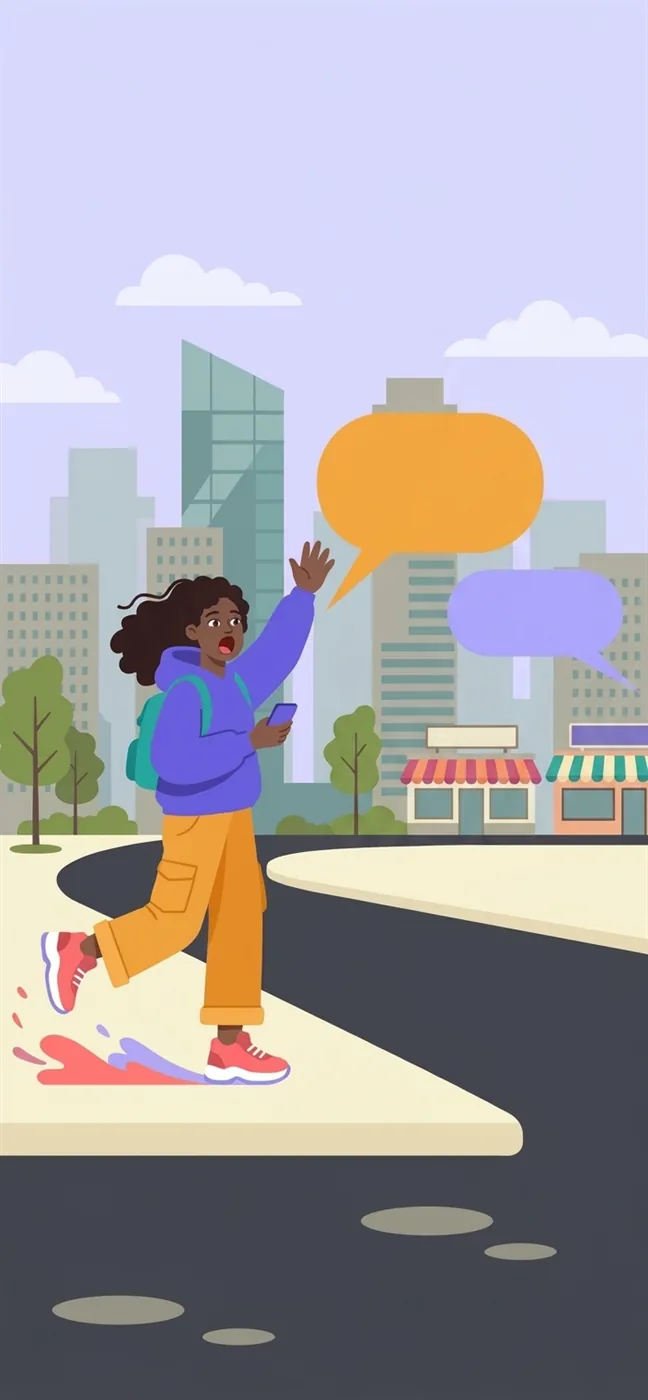
#> input picture app/assets/illustrations/splash-girl.webp, 648 x 1400 px
$ python cut_people.py
#> lines starting #> are read from the running program, lines starting #| are printed output that depends on the picture; after the words box and inside, x2 and y2 are one past the last pixel; in counts of white or black regions, pixels touching at a corner belong together
"""Cuts the app's two onboarding characters out of their backgrounds.

Reads app/assets/illustrations/splash-girl.webp and splash-boy.webp, isolates
each person with GrabCut inside a hand-drawn outline, tidies the edge, and
writes transparent PNGs to sprites/ (and a preview sheet to the path
given as argv[1], if any).

The outline only has to be roughly right (a few pixels): the sprites are drawn
at under a fifth of their size in the hero, so edge error is invisible there.

Run from kombien-landing/: python scripts/cut_people.py [preview.png]
"""
import sys
from pathlib import Path

import cv2
import numpy as np

ROOT = Path(__file__).resolve().parents[2]
SRC = ROOT / "app" / "assets" / "illustrations"
OUT = Path(__file__).resolve().parents[1] / "sprites"
OUT.mkdir(parents=True, exist_ok=True)

# Outline around each person, in source pixels (x, y).
# "keep_out" polygons are background that sits inside the outline (the gap
# between the legs, the gap under the raised arm) and is forced to background.
PEOPLE = {
    "girl": {
        "file": "splash-girl.webp",
        "outline": [
            (195, 572), (255, 585), (283, 568), (296, 538), (322, 533), (342, 552),
            (342, 588), (322, 602), (300, 660), (284, 708), (304, 712), (306, 752),
            (275, 778), (265, 820), (277, 875), (277, 930), (273, 1012), (300, 1048),
            (303, 1090), (30, 1092), (28, 1040), (36, 930), (92, 915), (150, 820),
            (120, 790), (120, 735), (128, 690), (111, 645), (112, 620), (120, 600),
            (160, 590),
        ],
        "keep_out": [
            [(128, 975), (200, 918), (203, 1034), (104, 1034), (104, 985)],     # under the back leg, between the legs
            [(100, 846), (156, 834), (150, 862), (112, 905), (92, 900)],        # asphalt above the back leg
            [(0, 900), (40, 900), (38, 1034), (0, 1034)],                       # pavement left of the back shoe
            [(40, 985), (100, 985), (104, 1034), (40, 1034)],                   # pavement between shoe and splash
            [(270, 752), (298, 752), (298, 796), (270, 796)],                   # building below the hand
            [(268, 1005), (302, 1005), (302, 1040), (280, 1040)],               # pavement right of the ankle
            [(293, 1030), (306, 1030), (306, 1096), (293, 1096)],               # pavement right of the shoe
            [(250, 586), (286, 584), (262, 626), (248, 640)],                   # gap between head and raised arm
            [(300, 668), (338, 610), (345, 680), (310, 700)],                   # sky right of the sleeve
            [(302, 702), (345, 702), (345, 795), (302, 795)],                   # building right of the phone
        ],
        # definitely her: the phone and the hand holding it
        "sure_fg": [[(270, 703), (298, 703), (298, 727), (270, 727)]],
        # her colours are all saturated, so grey and cream background tones can be stripped
        "strip_greys": True,
    },
    "boy": {
        "file": "splash-boy.webp",
        "outline": [
            (212, 570), (235, 557), (262, 565), (262, 598), (300, 620), (336, 640),
            (345, 575), (380, 568), (408, 585), (412, 640), (432, 654), (462, 662),
            (470, 700), (505, 760), (520, 820), (520, 860), (505, 862), (495, 980),
            (527, 1015), (520, 1055), (500, 1085), (455, 1088), (452, 1055),
            (437, 1002), (372, 1045), (372, 1085), (275, 1082), (275, 1060),
            (312, 1000), (312, 890), (335, 830), (327, 800), (330, 750), (342, 705),
            (247, 615),
        ],
        "keep_out": [
            [(380, 1000), (430, 1000), (410, 1040), (380, 1040)],               # below the knees, between the legs
            [(402, 892), (376, 1005), (438, 1003), (430, 962)],                 # between the legs
            [(500, 872), (526, 872), (528, 1000), (498, 985)],                  # road right of the leg
            [(412, 575), (440, 575), (440, 650), (412, 645)],                   # building beside the head
        ],
        # (polygon, value min, value max, saturation max): road and wall tones that
        # sit inside the outline but are lighter than his charcoal trousers
        "strip_regions": [
            ([(430, 858), (532, 856), (532, 1002), (440, 1002)], 64, 105, 45),
            ([(448, 788), (524, 788), (524, 864), (448, 864)], 64, 105, 45),
            ([(333, 582), (360, 582), (360, 642), (333, 642)], 90, 235, 70),
            ([(402, 568), (446, 568), (446, 660), (402, 660)], 90, 235, 70),
        ],
    },
}


def cut(name, spec):
#> called with name = 'girl'
    img = cv2.imread(str(SRC / spec["file"]), cv2.IMREAD_COLOR)
#> img is the input picture: shape (1400, 648, 3); mean B, G, R 170, 163.5, 167.1
    h, w = img.shape[:2]
#> h = 1400; w = 648

    outline = np.zeros((h, w), np.uint8)
    cv2.fillPoly(outline, [np.array(spec["outline"], np.int32)], 255)
#> outline: shape (1400, 648); 11.4% white; 1 white region, box (x1, y1, x2, y2) and area: (28, 533, 343, 1093) 103716
    probable = cv2.dilate(outline, np.ones((9, 9), np.uint8))

    mask = np.full((h, w), cv2.GC_BGD, np.uint8)
    mask[probable > 0] = cv2.GC_PR_BGD          # a thin band outside: could go either way
    mask[outline > 0] = cv2.GC_PR_FGD           # inside: probably the person
    core = cv2.erode(outline, np.ones((25, 25), np.uint8))
    mask[core > 0] = cv2.GC_FGD                 # deep inside: certainly the person
    for poly in spec["keep_out"]:
        cv2.fillPoly(mask, [np.array(poly, np.int32)], cv2.GC_BGD)
    for poly in spec.get("sure_fg", []):
        cv2.fillPoly(mask, [np.array(poly, np.int32)], cv2.GC_FGD)
#> mask: shape (1400, 648); min 0, max 3, mean 0.151

    bgd = np.zeros((1, 65), np.float64)
    fgd = np.zeros((1, 65), np.float64)
    cv2.grabCut(img, mask, None, bgd, fgd, 8, cv2.GC_INIT_WITH_MASK)
    fg = np.where((mask == cv2.GC_FGD) | (mask == cv2.GC_PR_FGD), 255, 0).astype(np.uint8)

    if spec.get("strip_greys"):
        hsv = cv2.cvtColor(img, cv2.COLOR_BGR2HSV)
#> hsv: shape (1400, 648, 3); mean H, S, V 89, 52.6, 188.8
        hue, sat, val = hsv[:, :, 0].astype(int), hsv[:, :, 1].astype(int), hsv[:, :, 2].astype(int)
#> hue: shape (1400, 648) int64; 180 distinct labels, from 0 to 179
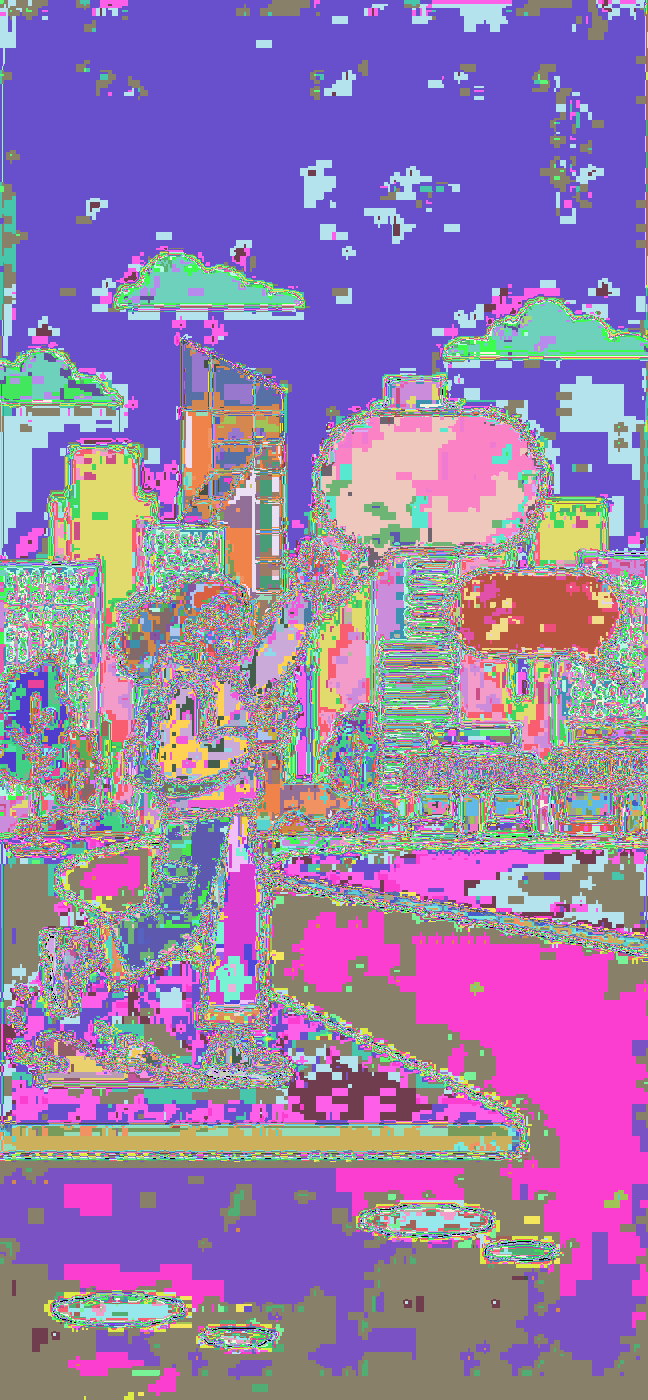
#> sat: shape (1400, 648) int64; 250 distinct labels, from 0 to 255; one colour per label, 0 black
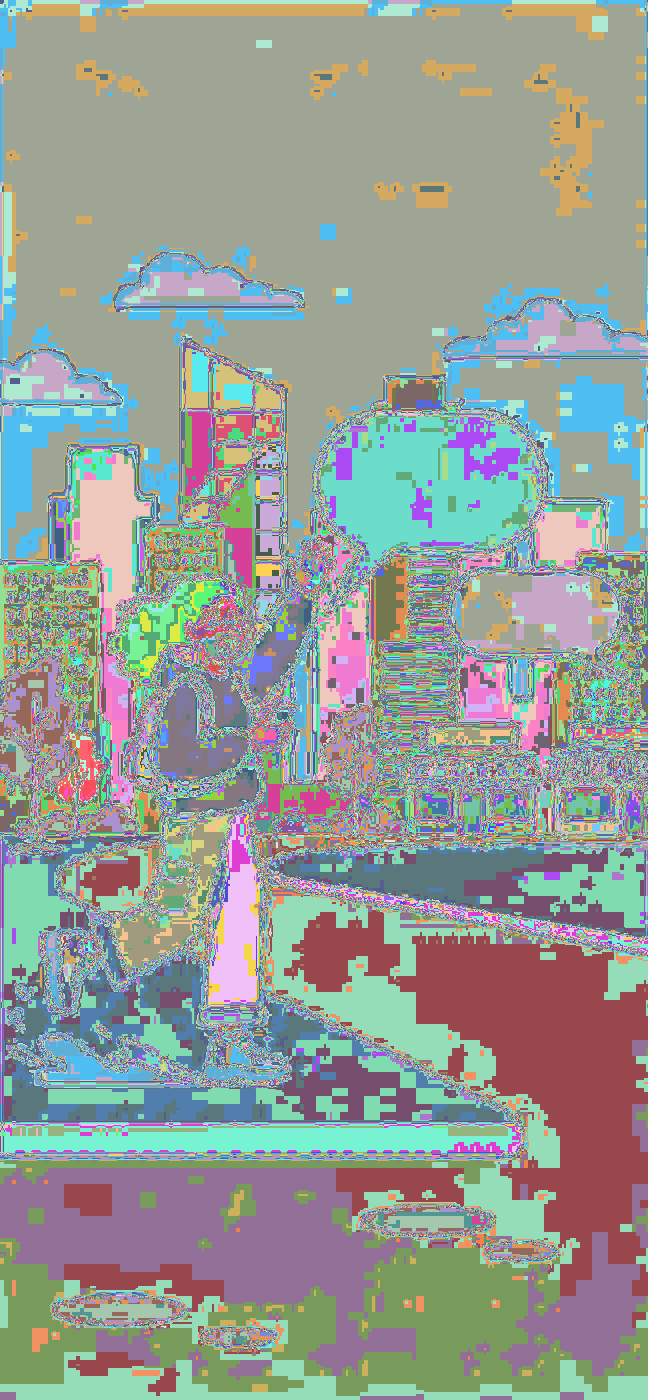
#> val: shape (1400, 648) int64; 237 distinct labels, from 19 to 255; one colour per label, 0 black
        grey = (sat < 70) & (val > 55) & (val < 222)                      # asphalt, building glass
#> grey: shape (1400, 648) bool; 40.5% white; 178 white regions (150 under 20 px), largest, box (x1, y1, x2, y2) and area: (0, 500, 648, 1400) 292314, (0, 339, 284, 835) 59023, (56, 840, 162, 919) 5464
        cream = (hue >= 15) & (hue <= 32) & (sat >= 18) & (sat <= 70) & (val > 205)  # pavement
#> cream: shape (1400, 648) bool; 11% white; 88 white regions (78 under 20 px), largest, box (x1, y1, x2, y2) and area: (0, 835, 523, 1155) 68863, (267, 845, 648, 954) 26837, (428, 728, 516, 746) 1576
        strip = (grey | cream).astype(np.uint8) * 255
#> strip: shape (1400, 648); 51.4% white; 169 black regions (144 under 20 px), largest, box (x1, y1, x2, y2) and area: (0, 0, 648, 1088) 411364, (0, 655, 138, 853) 12981, (324, 706, 381, 795) 3658
        strip = cv2.morphologyEx(strip, cv2.MORPH_OPEN, np.ones((3, 3), np.uint8))
#> strip: shape (1400, 648); 51.2% white; 101 black regions (87 under 20 px), largest, box (x1, y1, x2, y2) and area: (0, 0, 648, 1088) 412790, (0, 655, 138, 853) 13021, (544, 724, 648, 836) 6648
        for poly in spec.get("sure_fg", []):
            cv2.fillPoly(strip, [np.array(poly, np.int32)], 0)
#> strip: shape (1400, 648); 51.2% white; 101 black regions (87 under 20 px), largest, box (x1, y1, x2, y2) and area: (0, 0, 648, 1088) 412820, (0, 655, 138, 853) 13021, (544, 724, 648, 836) 6648
        fg[strip > 0] = 0

    for poly, vmin, vmax, smax in spec.get("strip_regions", []):
        hsv = cv2.cvtColor(img, cv2.COLOR_BGR2HSV)
        region = np.zeros((h, w), np.uint8)
        cv2.fillPoly(region, [np.array(poly, np.int32)], 255)
        tone = (hsv[:, :, 2] >= vmin) & (hsv[:, :, 2] <= vmax) & (hsv[:, :, 1] <= smax)
        fg[(region > 0) & tone] = 0
#> fg: shape (1400, 648); 7.4% white; 5 white regions (2 under 20 px), largest, box (x1, y1, x2, y2) and area: (37, 543, 333, 1085) 67302, (36, 1056, 48, 1066) 50, (101, 1035, 111, 1039) 21

    n, lab, stats, _ = cv2.connectedComponentsWithStats(fg)
#> lab: shape (1400, 648) int32; 6 distinct labels, from 0 to 5
#> n = 6; stats = [[0, 0, 648, 1400, 839825], [37, 543, 296, 542, 67302], [276, 856, 1, 1, 1], [101, 1035, 10, 4, 21], [81, 1040, 1, 1, 1], [36, 1056, 12, 10, 50]]
    if n > 1:
        keep = 1 + int(np.argmax(stats[1:, cv2.CC_STAT_AREA]))
#> keep = 1
        fg = np.where(lab == keep, 255, 0).astype(np.uint8)
#> fg: shape (1400, 648); 7.4% white; 1 white region, box (x1, y1, x2, y2) and area: (37, 543, 333, 1085) 67302
    fg = cv2.morphologyEx(fg, cv2.MORPH_CLOSE, np.ones((5, 5), np.uint8))
#> fg: shape (1400, 648); 7.5% white; 1 white region, box (x1, y1, x2, y2) and area: (37, 543, 333, 1085) 67853
    fg = cv2.erode(fg, np.ones((3, 3), np.uint8), iterations=1)
#> fg: shape (1400, 648); 7.1% white; 2 white regions (1 under 20 px), largest, box (x1, y1, x2, y2) and area: (38, 544, 332, 1084) 64760
    alpha = cv2.GaussianBlur(fg, (0, 0), 1.2)

    rgba = np.dstack([img, alpha])
    ys, xs = np.where(alpha > 8)
    rgba = rgba[ys.min():ys.max() + 1, xs.min():xs.max() + 1]
#> rgba: shape (544, 298, 4)
    cv2.imwrite(str(OUT / f"{name}.png"), rgba)
    print(name, rgba.shape[1], "x", rgba.shape[0])
#| girl 298 x 544
    return rgba


sheet = [cut(name, spec) for name, spec in PEOPLE.items()]
#> call 2 of cut, with name = 'boy'
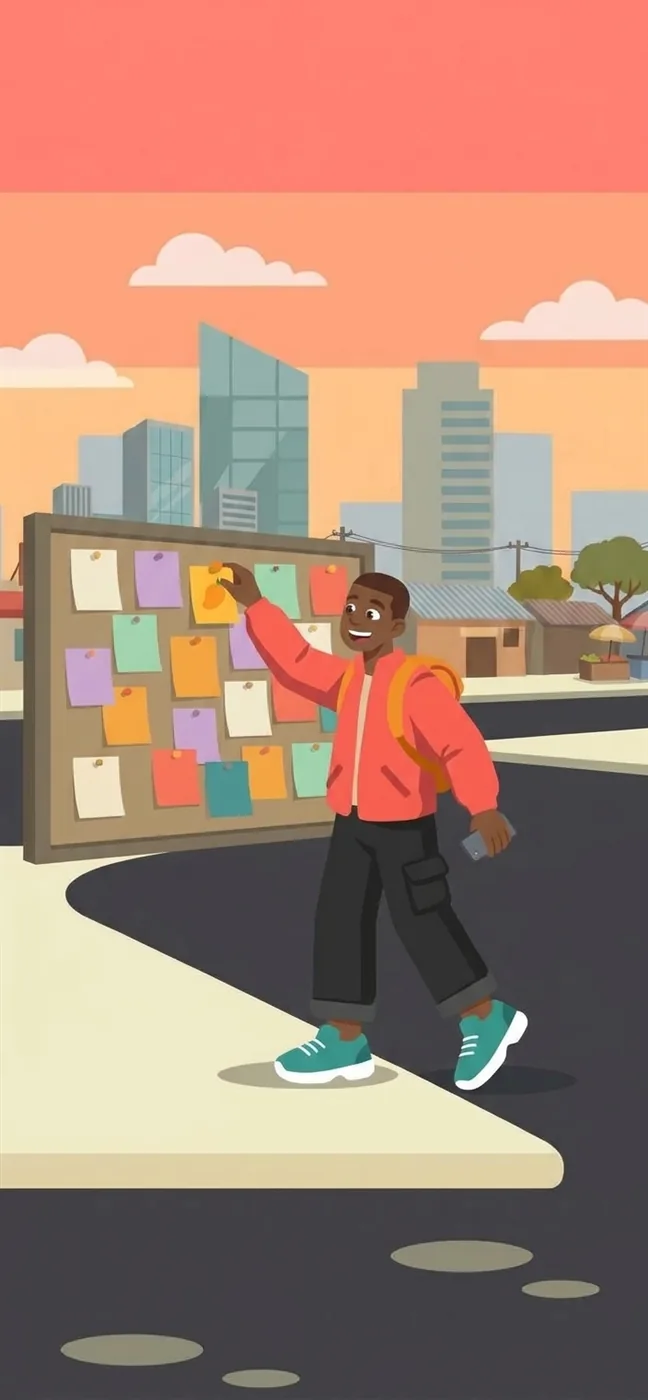
#> input picture app/assets/illustrations/splash-boy.webp, 648 x 1400 px
#> in cut, img is the input picture: shape (1400, 648, 3); mean B, G, R 116.8, 135.2, 173.2
#> in cut (call 2), `outline = np.zeros((h, w), np.uint8)`: outline: shape (1400, 648); every value is 0
#> in cut (call 2), `cv2.fillPoly(outline, [np.array(spec["outline"], np.int32)], 255)`: outline: shape (1400, 648); 9.5% white; 1 white region, box (x1, y1, x2, y2) and area: (212, 557, 528, 1089) 86336
#> in cut (call 2), `probable = cv2.dilate(outline, np.ones((9, 9), np.uint8))`: probable: shape (1400, 648); 10.5% white; 1 white region, box (x1, y1, x2, y2) and area: (208, 553, 532, 1093) 95171
#> in cut (call 2), `mask[outline > 0] = cv2.GC_PR_FGD`: mask: shape (1400, 648); min 0, max 3, mean 0.305
#> in cut (call 2), `core = cv2.erode(outline, np.ones((25, 25), np.uint8))`: core: shape (1400, 648); 6.7% white; 2 white regions, box (x1, y1, x2, y2) and area: (288, 584, 512, 1075) 60985, (237, 574, 251, 593) 125
#> in cut (call 2), `mask[core > 0] = cv2.GC_FGD`: mask: shape (1400, 648); min 0, max 3, mean 0.17
#> after the loop in cut (call 2), `for poly in spec["keep_out"]:`: mask: shape (1400, 648); min 0, max 3, mean 0.159
#> in cut (call 2), `fg = np.where((mask == cv2.GC_FGD) | (mask == cv2.GC_PR_FGD), 255, 0)...`: fg: shape (1400, 648); 7.9% white; 2 white regions (1 under 20 px), largest, box (x1, y1, x2, y2) and area: (217, 563, 528, 1089) 71978
#> after the loop in cut (call 2), `for poly, vmin, vmax, smax in spec.get("strip_regions", []):`:
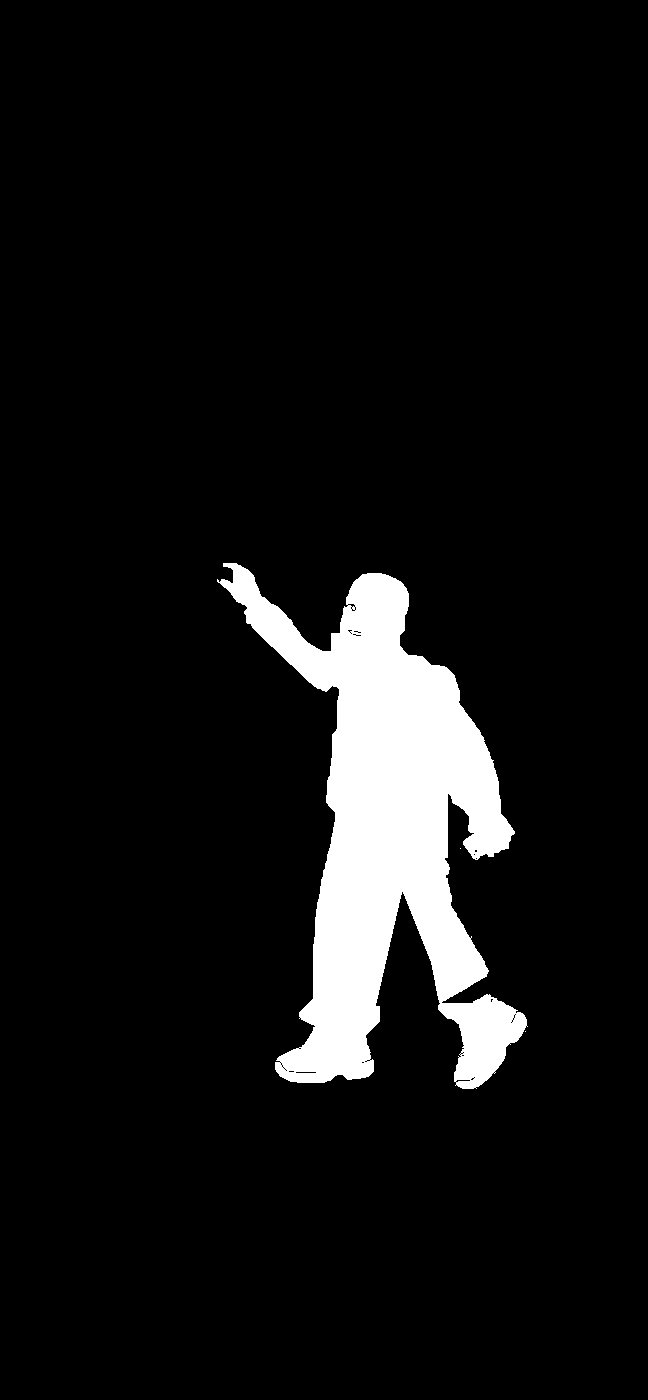
#> fg: shape (1400, 648); 7.4% white; 3 white regions (2 under 20 px), largest, box (x1, y1, x2, y2) and area: (217, 563, 528, 1089) 67003
#> after the loop in cut (call 2), `for poly, vmin, vmax, smax in spec.get("strip_regions", []):`: region: shape (1400, 648); 0.46% white; 1 white region, box (x1, y1, x2, y2) and area: (402, 568, 447, 661) 4185
#> in cut (call 2), `n, lab, stats, _ = cv2.connectedComponentsWithStats(fg)`: lab: shape (1400, 648) int32; 4 distinct labels, from 0 to 3
#> in cut (call 2), `n, lab, stats, _ = cv2.connectedComponentsWithStats(fg)`: n = 4; stats = [[0, 0, 648, 1400, 840195], [217, 563, 311, 526, 67003], [460, 848, 1, 1, 1], [525, 1031, 1, 1, 1]]
#> in cut (call 2), `fg = cv2.morphologyEx(fg, cv2.MORPH_CLOSE, np.ones((5, 5), np.uint8))`: fg: shape (1400, 648); 7.4% white; 1 white region, box (x1, y1, x2, y2) and area: (217, 563, 528, 1089) 67303
#> in cut (call 2), `fg = cv2.erode(fg, np.ones((3, 3), np.uint8), iterations=1)`: fg: shape (1400, 648); 7.1% white; 1 white region, box (x1, y1, x2, y2) and area: (218, 564, 526, 1088) 64462
#> in cut (call 2), `rgba = rgba[ys.min():ys.max() + 1, xs.min():xs.max() + 1]`:
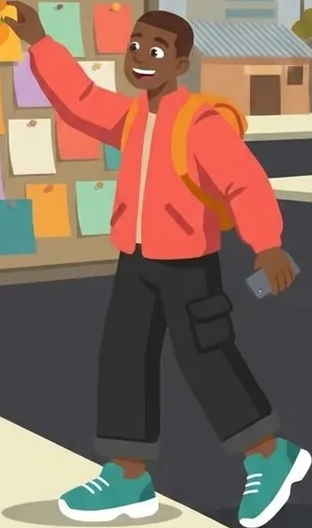
#> rgba: shape (528, 312, 4); mean B, G, R, A 94.4, 108.6, 137.1, 99.8
#| boy 312 x 528
#> sheet = 2 items

if len(sys.argv) > 1:
    hmax = max(s.shape[0] for s in sheet)
    wtot = sum(s.shape[1] for s in sheet) + 40 * (len(sheet) + 1)
    canvas = np.full((hmax + 80, wtot, 3), (160, 215, 235), np.uint8)  # flat sky blue, to judge edges
    x = 40
    for s in sheet:
        a = s[:, :, 3:4] / 255.0
        region = canvas[40:40 + s.shape[0], x:x + s.shape[1]]
        region[:] = (s[:, :, :3] * a + region * (1 - a)).astype(np.uint8)
        x += s.shape[1] + 40
    cv2.imwrite(sys.argv[1], canvas)
